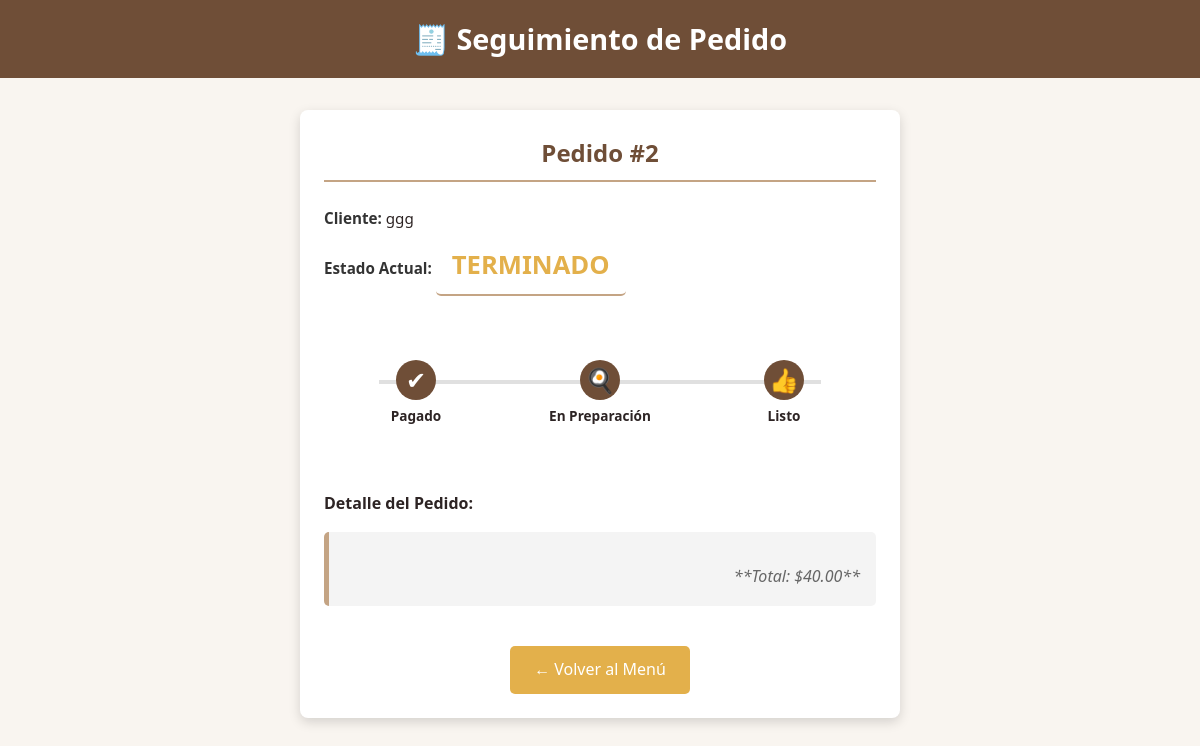
/seguimiento/2, run on the app's committed database.
### app.py (models this page shows)
class Pedido(db.Model):
    id = db.Column(db.Integer, primary_key=True)
    cliente = db.Column(db.String(50), nullable=False)
    productos = db.Column(db.String(500))
    estado = db.Column(db.String(20), default="pendiente")
    pago = db.Column(db.String(20), default="pendiente")
    total = db.Column(db.Float)
    fecha = db.Column(db.DateTime, default=datetime.now)
    hora_pago = db.Column(db.DateTime)
    hora_preparacion = db.Column(db.DateTime)

### app.py (the view)
@app.route('/seguimiento/<int:id_pedido>')
def seguimiento(id_pedido):
    pedido = Pedido.query.get_or_404(id_pedido)
    return render_template('seguimiento.html', pedido=pedido, datetime=datetime)

### templates/seguimiento.html (shortened to what this page needs)
<!DOCTYPE html>
<html lang="es">
<head>
    <link rel="stylesheet" href="{{ url_for('static', filename='styles.css') }}">
</head>
<body>
    <header>
        <h1>🧾 Seguimiento de Pedido</h1>
    </header>
    <main class="container">
        <div class="seguimiento-card">
            <h2>Pedido #{{ pedido.id }}</h2>
            <div class="info-pedido">
                <p><strong>Cliente:</strong> {{ pedido.cliente }}</p>
                <p><strong>Estado Actual:</strong>
                    <span class="estado-actual">
                        {% if pedido.estado == 'pendiente' and pedido.pago == 'pendiente' %}
                            PENDIENTE DE PAGO
                        {% else %}
                            {{ pedido.estado.upper() }}
                        {% endif %}
                    </span>
                </p>
            </div>
            <div class="estado-linea">
                <div class="paso {% if pedido.pago == 'pagado' %}activo{% endif %}">
                    {% if pedido.pago == 'pagado' %}
                        <span class="icono">✔</span>
                        <p>Pagado</p>
                    {% else %}
                        <span class="icono-pendiente-pago">...</span>
                        <p>Pendiente de Pago</p>
                    {% endif %}
                </div>
                <div class="paso {% if pedido.pago == 'pagado' and pedido.estado in ['en preparación', 'listo', 'terminado'] %}activo{% endif %}">
                    <span class="icono">🍳</span>
                    <p>En Preparación</p>
                </div>
                <div class="paso {% if pedido.estado in ['listo', 'terminado'] %}activo{% endif %}">
                    <span class="icono">👍</span>
                    <p>Listo</p>
                </div>
            </div>
            <p style="text-align: left; margin-top: 2rem;"><strong>Detalle del Pedido:</strong></p>
            <div class="productos-lista">
                <p style="text-align: right; margin-top: 1rem;">**Total: ${{ "%.2f"|format(pedido.total) }}**</p>
            </div>
            <a href="{{ url_for('index') }}" class="btn-regresar">← Volver al Menú</a>
        </div>
    </main>
</body>
</html>

### static/styles.css (style rules this page uses)
:root { --primary: #6F4E37; --secondary: #C4A484; --accent: #E3B04B; --text: #2D2424; }
* { box-sizing: border-box; margin: 0; padding: 0; }
body { font-family: 'Segoe UI', Tahoma, Geneva, Verdana, sans-serif; background-color: #F9F5F0; color: var(--text); line-height: 1.6; }
.container { width: 90%; max-width: 1200px; margin: 0 auto; }
header { background-color: var(--primary); color: white; position: sticky; top: 0; z-index: 100; }
.productos-lista { margin: 0.5rem 0; padding-left: 1rem; }
header { padding: 0; }
.estado-actual { font-size: 1.5rem; font-weight: bold; color: var(--accent); margin-bottom: 2rem; padding: 0.5rem; border-bottom: 2px solid var(--secondary); }
.info-pedido { text-align: left; margin-bottom: 2rem; }
.info-pedido p { margin: 0.5rem 0; }
.estado-linea { display: flex; justify-content: space-between; align-items: flex-start; position: relative; margin: 3rem 0; }
.estado-linea::before { content: ''; position: absolute; top: 20px; left: 10%; right: 10%; height: 4px; background: #e0e0e0; z-index: 0; }
.paso { flex: 1; text-align: center; position: relative; z-index: 1; }
.paso .icono { font-size: 1.5rem; background-color: #e0e0e0; color: white; width: 40px; height: 40px; border-radius: 50%; display: flex; align-items: center; justify-content: center; margin: 0 auto 5px; transition: background-color 0.3s; }
.paso.activo .icono { background-color: var(--primary) !important; }
.paso p { font-size: 0.8rem; font-weight: bold; }
.productos-lista { text-align: left; padding: 1rem; background: #f8f8f8; border-radius: 5px; }

### templates/seguimiento.html (style rules this page uses)
header { background-color: var(--primary); color: white; padding: 1rem 0; text-align: center; }
header h1 { margin: 0; font-size: 1.8rem; }
.seguimiento-card { max-width: 600px; margin: 2rem auto; background: white; border-radius: 8px; padding: 1.5rem; box-shadow: 0 4px 12px rgba(0, 0, 0, 0.15); text-align: center; }
.seguimiento-card h2 { color: var(--primary); margin-bottom: 1.5rem; border-bottom: 2px solid var(--secondary); padding-bottom: 0.5rem; }
.estado-actual { font-size: 1.6rem; font-weight: bold; color: var(--accent); padding: 0.5rem 1rem; display: inline-block; border-radius: 5px; margin-bottom: 1rem; text-transform: uppercase; }
.info-pedido { text-align: left; margin-bottom: 1.5rem; font-size: 0.95rem; }
.info-pedido p { margin: 0.4rem 0; }
.info-pedido strong { color: #333; }
.estado-linea { display: flex; justify-content: space-between; align-items: flex-start; position: relative; margin: 3rem 0 4rem; }
.estado-linea::before { content: ''; position: absolute; top: 20px; left: 10%; right: 10%; height: 4px; background: #e0e0e0; z-index: 0; }
.paso { flex: 1; text-align: center; position: relative; z-index: 1; }
.paso .icono { font-size: 1.5rem; background-color: #e0e0e0; color: white; width: 40px; height: 40px; border-radius: 50%; display: flex; align-items: center; justify-content: center; margin: 0 auto 5px; transition: background-color 0.3s; }
.paso.activo .icono { background-color: var(--primary); }
.paso p { font-size: 0.85rem; font-weight: bold; margin-top: 5px; }
.paso.activo + .paso::before { background-color: var(--primary); }
.productos-lista { text-align: left; padding: 1rem; background: #f4f4f4; border-radius: 5px; margin-top: 1rem; border-left: 5px solid var(--secondary); }
.productos-lista p { font-style: italic; color: #666; margin-top: 10px; }
.btn-regresar { display: inline-block; margin-top: 2rem; padding: 0.7rem 1.5rem; background: var(--accent); color: white; text-decoration: none; border-radius: 5px; transition: background 0.3s; }

### data on the page
Pedido: id "2", cliente "ggg", estado "TERMINADO", total "40.00"
